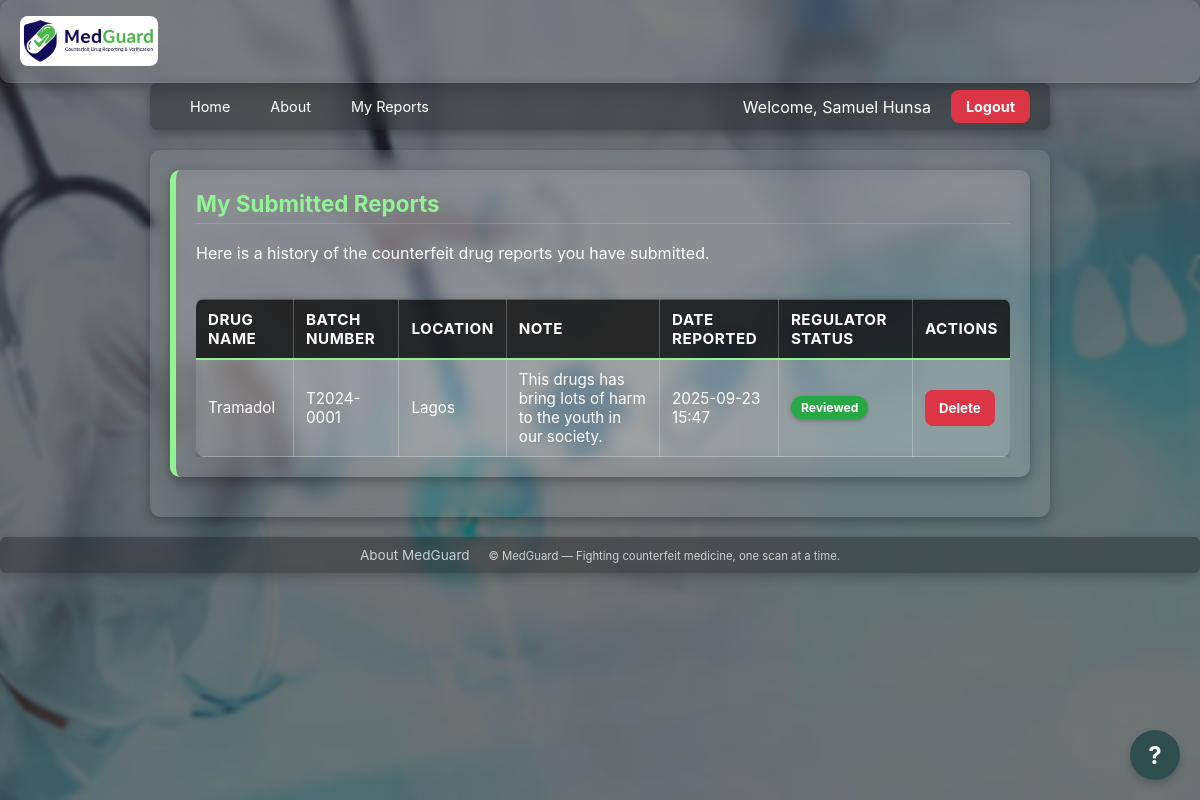
/my-reports (signed in), run on the app's committed database.
### tables this page shows
CREATE TABLE reports (
            id INTEGER PRIMARY KEY AUTOINCREMENT,
            drug_name TEXT,
            batch_number TEXT NOT NULL,
            location TEXT,
            note TEXT,
            image_filename TEXT,
            reported_on TIMESTAMP DEFAULT (datetime('now')),
            status INTEGER DEFAULT 0
        , latitude REAL, longitude REAL, user_id INTEGER REFERENCES users(id), image_analysis_result TEXT);

### backend/routes/auth.py (the view)
@auth_bp.route("/my-reports")
def my_reports():
    if "user_id" not in session:
        return redirect(url_for("auth.login"))
    user_id = session["user_id"]
    conn = get_db()
    reports = conn.execute(
        "SELECT id, drug_name, batch_number, location, note, reported_on, status FROM reports WHERE user_id = ? ORDER BY reported_on DESC",
        (user_id,)
    ).fetchall()
    return render_template("my_reports.html", reports=reports)

### backend/database.py (called while the page is built)
def get_db():
    if "db" not in g:
        conn = sqlite3.connect(
            cfg.DB_PATH,
            detect_types=sqlite3.PARSE_DECLTYPES,
            timeout=10
        )
        conn.row_factory = sqlite3.Row
        conn.execute("PRAGMA journal_mode=WAL;")
        g.db = conn
    return g.db

### frontend/templates/my_reports.html (shortened to what this page needs)
{% extends "base.html" %} {% block content %}
<div class="panel">
  <h2>My Submitted Reports</h2>
  <p>Here is a history of the counterfeit drug reports you have submitted.</p>
  <div style="overflow-x: auto; -webkit-overflow-scrolling: touch">
    <table class="table" style="margin-top: 20px" id="my-reports-table">
      <thead>
        <tr>
          <th>Drug Name</th>
          <th>Batch Number</th>
          <th>Location</th>
          <th>Note</th>
          <th>Date Reported</th>
          <th>Regulator Status</th>
          <th>Actions</th>
        </tr>
      </thead>
      <tbody>
        {% for report in reports %}
        <tr>
          <td data-label="Drug Name">{{ report.drug_name or "-" }}</td>
          <td data-label="Batch Number">{{ report.batch_number }}</td>
          <td data-label="Location">{{ report.location or "-" }}</td>
          <td data-label="Note">{{ report.note or "-" }}</td>
          <td data-label="Date Reported">
            {{ report.reported_on.strftime('%Y-%m-%d %H:%M') }}
          </td>
          <td data-label="Regulator Status">
            {% if report.status == 0 %}
            <span class="badge" style="background-color: #ffc107; color: #000"
              >Pending Review</span
            >
            {% else %}
            <span class="badge" style="background-color: #28a745; color: #fff">
              Reviewed</span
            >
            {% endif %}
          </td>
          <td data-label="Actions">
            <button
              class="btn delete-my-report-btn"
              data-id="{{ report.id }}"
              style="background-color: #dc3545; color: white"
            >
              Delete
            </button>
          </td>
        </tr>
        {% else %}
        <tr>
          <td colspan="7" style="text-align: center">
            You have not submitted any reports yet.
          </td>
        </tr>
        {% endfor %}
      </tbody>
    </table>
  </div>
</div>
{% endblock %}

### frontend/static/styles.css (style rules this page uses)
:root { --mg-green: #2f4f4f; --mg-yellow: #92f394; --mg-white: #ffffff; --mg-red: #b45e19; --mg-success: #28a745; }
* { box-sizing: border-box; font-family: Inter, system-ui, -apple-system, Segoe UI, Roboto, Arial, sans-serif; }
body { margin: 0; background: var(--mg-green); color: var(--mg-white); }
.panel { background: rgba(255, 255, 255, 0.05); border-radius: 12px; padding: 20px; margin-bottom: 20px; box-shadow: 0 4px 12px rgba(0, 0, 0, 0.15); border-left: 6px solid var(--mg-yellow); }
.panel h2 { margin-top: 0; color: var(--mg-yellow); font-size: 1.4rem; border-bottom: 1px solid rgba(255, 255, 255, 0.15); padding-bottom: 6px; }
.btn { cursor: pointer; border: none; border-radius: 8px; padding: 10px 14px; font-weight: 700; transition: all 0.2s ease; text-decoration: none !important; }
.table { width: 100%; border-collapse: collapse; margin-top: 10px; font-size: 0.95em; background: rgba(255, 255, 255, 0.08); backdrop-filter: blur(8px); border-radius: 8px; overflow: hidden; box-shadow: 0 2px 8px rgba(0, 0, 0, 0.25); }
.table th, .table td { border: 1px solid rgba(255, 255, 255, 0.25); padding: 10px 12px; text-align: left; color: var(--mg-white); }
.table th { background: rgba(0, 0, 0, 0.75); font-weight: bold; text-transform: uppercase; letter-spacing: 0.5px; border-bottom: 2px solid var(--mg-yellow); }
.table th:first-child, .table td:first-child { border-left: none; }
.table th:last-child, .table td:last-child { border-right: none; }
.badge { display: inline-block; padding: 4px 10px; border-radius: 12px; font-size: 0.8em; font-weight: bold; text-align: center; min-width: 70px; box-shadow: 0 2px 4px rgba(0, 0, 0, 0.25); }

### data on the page
reports: drug_name "Tramadol", batch_number "T2024-0001", location "Lagos", note "This drugs has bring lots of harm to the youth in our society.", reported_on "2025-09-23 15:47", status "Reviewed"

### other printed values
{{ session.user_name }} "Samuel Hunsa"
